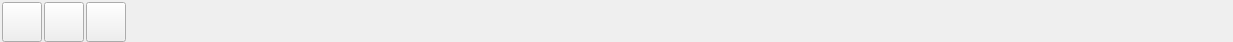
     <widget class="QFrame" name="toolLine">
      <property name="sizePolicy">
       <sizepolicy hsizetype="Preferred" vsizetype="Fixed">
        <horstretch>0</horstretch>
        <verstretch>1</verstretch>
       </sizepolicy>
      </property>
      <property name="minimumSize">
       <size>
        <width>0</width>
        <height>42</height>
       </size>
      </property>
      <property name="maximumSize">
       <size>
        <width>16777215</width>
        <height>42</height>
       </size>
      </property>
      <property name="font">
       <font>
        <family>Microsoft MHei</family>
        <pointsize>10</pointsize>
        <weight>75</weight>
        <bold>true</bold>
       </font>
      </property>
      <property name="frameShape">
       <enum>QFrame::NoFrame</enum>
      </property>
      <property name="frameShadow">
       <enum>QFrame::Raised</enum>
      </property>
      <property name="lineWidth">
       <number>0</number>
      </property>
      <layout class="QHBoxLayout" name="horizontalLayout">
       <property name="spacing">
        <number>2</number>
       </property>
       <property name="leftMargin">
        <number>2</number>
       </property>
       <property name="topMargin">
        <number>2</number>
       </property>
       <property name="rightMargin">
        <number>2</number>
       </property>
       <property name="bottomMargin">
        <number>2</number>
       </property>
       <item>
        <widget class="QPushButton" name="FileButton">
         <property name="sizePolicy">
          <sizepolicy hsizetype="Fixed" vsizetype="Fixed">
           <horstretch>0</horstretch>
           <verstretch>0</verstretch>
          </sizepolicy>
         </property>
         <property name="minimumSize">
          <size>
           <width>40</width>
           <height>40</height>
          </size>
         </property>
         <property name="maximumSize">
          <size>
           <width>40</width>
           <height>40</height>
          </size>
         </property>
         <property name="icon">
          <iconset>
           <normalon>:/qss_icons/rc/loadfile.png</normalon>
          </iconset>
         </property>
         <property name="iconSize">
          <size>
           <width>40</width>
           <height>40</height>
          </size>
         </property>
         <property name="flat">
          <bool>false</bool>
         </property>
        </widget>
       </item>
       <item>
        <widget class="QPushButton" name="SaveButton">
         <property name="sizePolicy">
          <sizepolicy hsizetype="Fixed" vsizetype="Fixed">
           <horstretch>0</horstretch>
           <verstretch>0</verstretch>
          </sizepolicy>
         </property>
         <property name="minimumSize">
          <size>
           <width>40</width>
           <height>40</height>
          </size>
         </property>
         <property name="maximumSize">
          <size>
           <width>40</width>
           <height>40</height>
          </size>
         </property>
         <property name="icon">
          <iconset>
           <normalon>:/qss_icons/rc/save.png</normalon>
          </iconset>
         </property>
         <property name="iconSize">
          <size>
           <width>30</width>
           <height>30</height>
          </size>
         </property>
         <property name="flat">
          <bool>false</bool>
         </property>
        </widget>
       </item>
       <item>
        <widget class="QPushButton" name="calc3D">
         <property name="sizePolicy">
          <sizepolicy hsizetype="Fixed" vsizetype="Fixed">
           <horstretch>0</horstretch>
           <verstretch>0</verstretch>
          </sizepolicy>
         </property>
         <property name="minimumSize">
          <size>
           <width>40</width>
           <height>40</height>
          </size>
         </property>
         <property name="maximumSize">
          <size>
           <width>40</width>
           <height>40</height>
          </size>
         </property>
         <property name="font">
          <font>
           <family>微软雅黑</family>
          </font>
         </property>
         <property name="text">
          <string/>
         </property>
         <property name="icon">
          <iconset>
           <normalon>:/qss_icons/rc/ThreeD.png</normalon>
          </iconset>
         </property>
         <property name="iconSize">
          <size>
           <width>40</width>
           <height>40</height>
          </size>
         </property>
        </widget>
       </item>
       <item>
        <spacer name="horizontalSpacer_5">
         <property name="orientation">
          <enum>Qt::Horizontal</enum>
         </property>
         <property name="sizeType">
          <enum>QSizePolicy::Expanding</enum>
         </property>
         <property name="sizeHint" stdset="0">
          <size>
           <width>1023</width>
           <height>20</height>
          </size>
         </property>
        </spacer>
       </item>
       <item>
        <widget class="QPushButton" name="pushButton">
         <property name="enabled">
          <bool>true</bool>
         </property>
         <property name="sizePolicy">
          <sizepolicy hsizetype="Fixed" vsizetype="Fixed">
           <horstretch>0</horstretch>
           <verstretch>0</verstretch>
          </sizepolicy>
         </property>
         <property name="minimumSize">
          <size>
           <width>80</width>
           <height>40</height>
          </size>
         </property>
         <property name="maximumSize">
          <size>
           <width>80</width>
           <height>40</height>
          </size>
         </property>
         <property name="styleSheet">
          <string notr="true">QPushButton
{
    color: rgb(255,255,255);
    background-color: transparent;
    border: 0px solid rgb(94,100,104);
    border-radius: 4px;
    outline: none;
}</string>
         </property>
         <property name="text">
          <string/>
         </property>
         <property name="icon">
          <iconset>
           <normalon>:/qss_icons/rc/IMAgeenGINE.png</normalon>
          </iconset>
         </property>
         <property name="iconSize">
          <size>
           <width>95</width>
           <height>52</height>
          </size>
         </property>
        </widget>
       </item>
      </layout>
     </widget>
